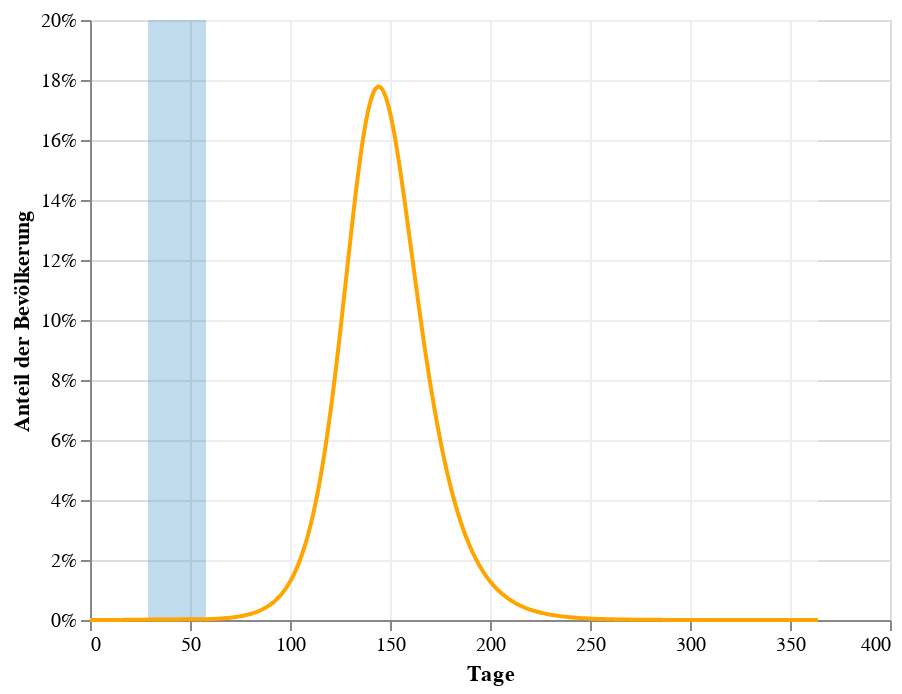
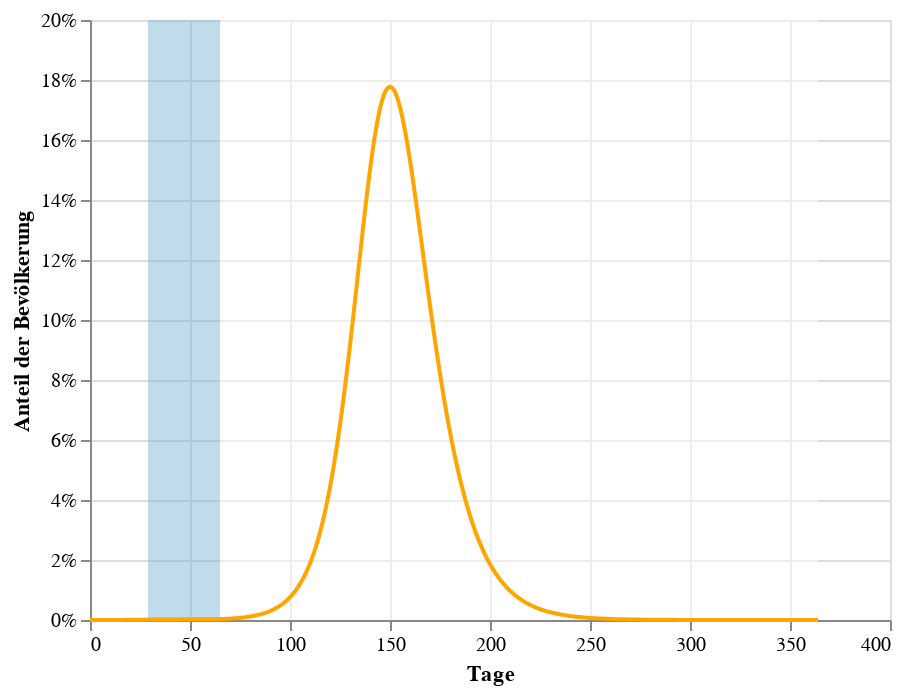
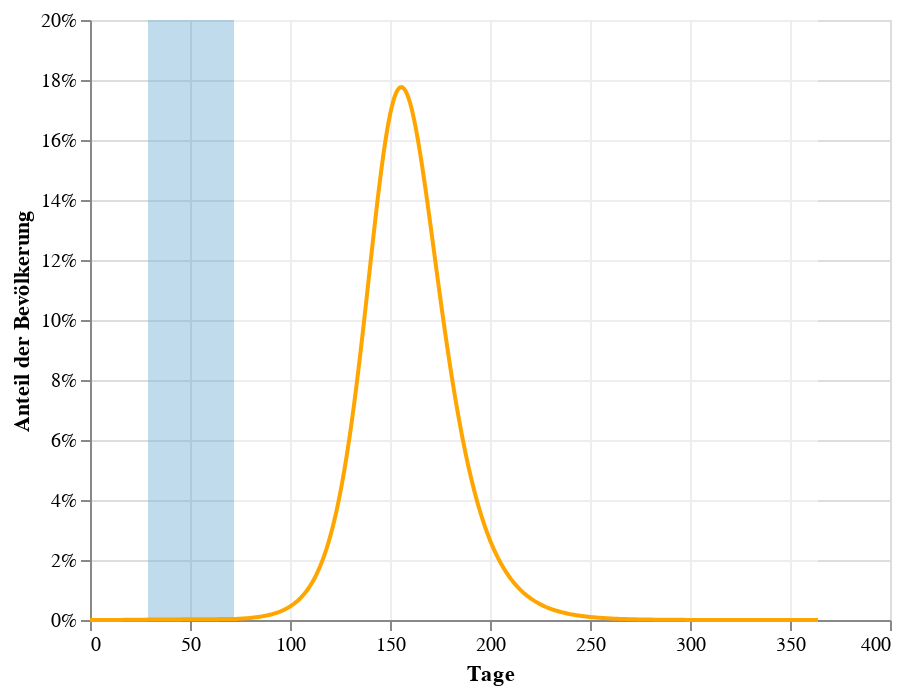
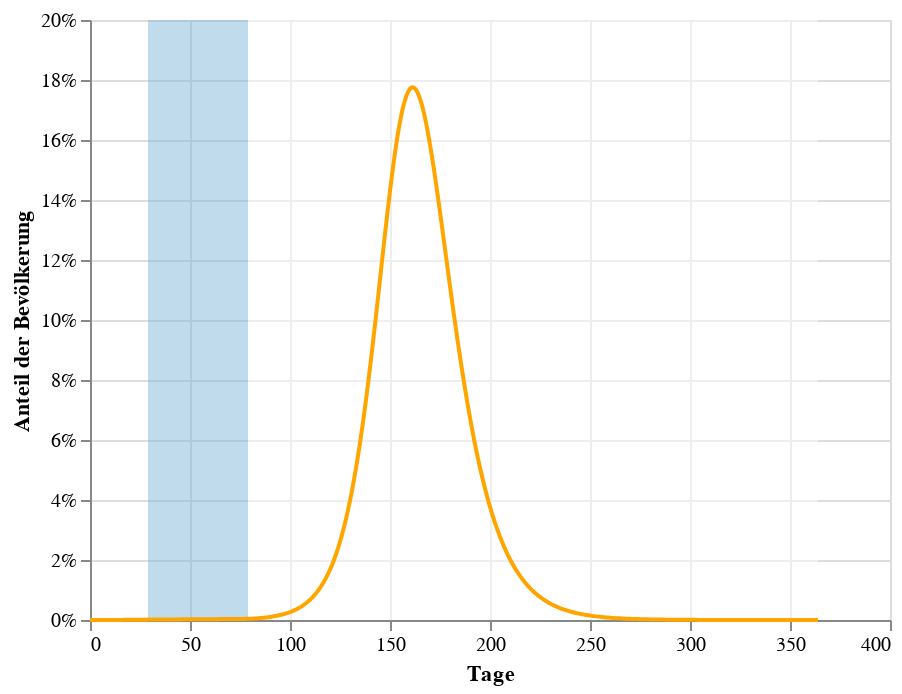

Source (notebook cell) for these figures, in order:
### Markdown cell above
# This is for increasing the timespan of intervention

### Code cell
for i in range(4,9,1):
# days after start after which action is effective
    action_taken_at_day = 30

    # how many days does the action last?
    action_duration = i*7

    # fraction of people seen during action 
    action_effectiveness = 50/100
    post_action_effectiveness =100/100
    #we reproject parameters to t
    action_taken_in_t = int(N_spacing_in_t / t_max * action_taken_at_day)
    action_duration_in_t = int(N_spacing_in_t / t_max * action_duration)

    #and we adjust the infection rate during the intervention
    R_action = R0*action_effectiveness # basic reproduction number during intervention
    eta_action = R0*rho*action_effectiveness # mean-field during intervention


    # nd we adjust infection rate after the intervention
    R_post_action = R0*post_action_effectiveness # basic reproduction number during intervention
    eta_post_action = R0*rho*post_action_effectiveness # mean-field during intervention


    # create vector of positions for those times
    result = np.zeros((4,len(t)))
    # initial values, before action
    I_0 = initial / N
    E_0 = 0 
    S_0 = 1 - I_0 # initially susceptible
    R_0 = 0

    # initial y-vector
    y0 = np.array([S_0,I_0,R_0,E_0])

    # initialize integrator
    r = ode(dxdt)

    # Runge-Kutta with step size control
    r.set_integrator('dopri5')

    # set initial values
    r.set_initial_value(y0,t_0)

    # set transmission rate and recovery rate
    r.set_f_params(eta,rho,epsilon)

    # loop through all demanded time points until action is taken
    for it, t_ in enumerate(t[:action_taken_in_t]):

        # get result of ODE integration
        y = r.integrate(t_)
        # write result to result vector

        result[:,it] = y
    # setup second model with adjusted parameters (start of action)
    S_1, I_1, R_1, E_1 = result[:,action_taken_in_t - 1]

    # initial y-vector when action is taken
    y1 = np.array([S_1,I_1,R_1,E_1])

    # initialize integrator
    r = ode(dxdt)

    # Runge-Kutta with step size control
    r.set_integrator('dopri5')

    # set initial values
    r.set_initial_value(y1,t[action_taken_in_t-1])

    # set transmission rate and recovery rate, adjust R_0 according to our effectiveness
    r.set_f_params(eta_action,rho,epsilon)

    # loop through all demanded time points until action is taken
    for it, t_ in enumerate(t[action_taken_in_t:action_taken_in_t+action_duration_in_t], start=action_taken_in_t):
        # get result of ODE integration
        y = r.integrate(t_)
        # write result to result vector
        result[:,it] = y
    # setup third model and run it until t_max
    S_2, I_2, R_2, E_2 = result[:,action_taken_in_t + action_duration_in_t - 1]

    # initial y-vector
    y1 = np.array([S_2,I_2,R_2,E_2])

    # initialize integrator
    r = ode(dxdt)

    # Runge-Kutta with step size control
    r.set_integrator('dopri5')

    # set initial values
    r.set_initial_value(y1,t[action_taken_in_t + action_duration_in_t-1])

    # set transmission rate and recovery rate, adjust R_0 according to our effectiveness
    r.set_f_params(eta_post_action,rho,epsilon)

    # loop through all demanded time points until action is taken
    for it, t_ in enumerate(t[action_taken_in_t + action_duration_in_t:], start=action_taken_in_t + action_duration_in_t):

        # get result of ODE integration
        y = r.integrate(t_)

        # write result to result vector
        result[:,it] = y
    results_df=pd.DataFrame(result).transpose()
    results_df.columns=["Susceptible","Infected","Recovered","Exposed"]
    results_df=results_df.reset_index().rename(columns={"index":"Tage"})
    results_df
    results_df["time_during_action"]=0
    results_df["time_during_action"].loc[action_taken_at_day:(action_taken_at_day+action_duration)]=maxpoint
    results_df["time_after_action"]=0
    results_df["time_after_action"].loc[(action_taken_at_day+action_duration):]=maxpoint
    results_df
    #here we just transform the data to longform for altair to deal with it
    longform=pd.melt(results_df, id_vars=['Tage'], value_vars=['Susceptible',"Exposed",'Infected',"Recovered","time_during_action","time_after_action",],value_name='Anteil der Bevölkerung')
    longform
 

    #x,y,c = zip(*np.random.rand(30,3)*4-2)



    #Generate a color scale
    #cmap = matplotlib.cm.get_cmap('Spectral')

    #Select the color 75% of the way through the colorscale   
    rgba = cmap((1-action_effectiveness))

    val1=matplotlib.colors.to_hex(rgba)
    rgba = cmap((1-post_action_effectiveness))
    val2=matplotlib.colors.to_hex(rgba)
    chart1=alt.Chart(longform[longform["variable"].isin(["Infected"])]).mark_line(color='orange'
        ).encode(
        alt.X('Tage:Q'),
        alt.Y('Anteil der Bevölkerung:Q',scale=alt.Scale(
            domain=(0, maxpoint),
        ),axis=alt.Axis(format='%')),
        tooltip=['Tage', 'Anteil der Bevölkerung'])

    chart1
    chart2=alt.Chart(longform[longform["variable"].isin([ "time_after_action"])]).mark_area(
        interpolate='step-after',color=val2, opacity=0.5).encode(
        alt.X('Tage:Q'),
        alt.Y('Anteil der Bevölkerung:Q',scale=alt.Scale(
            domain=(0, maxpoint),
        ),axis=alt.Axis(format='%'))
    )


    chart2
    chart3=alt.Chart(longform[longform["variable"].isin([ "time_during_action"])]).mark_area(
        interpolate='step-before',
        color=val1,opacity=0.5).encode(
        alt.X('Tage:Q'),
        alt.Y('Anteil der Bevölkerung:Q',scale=alt.Scale(
            domain=(0, maxpoint),
        ),axis=alt.Axis(format='%'))
        )


    baked=chart3+chart2+chart1
    baked.display()
    baked.save("../Viz/duration_of_intervention/"+str(i)+'.svg')

### Figure 1 — Vega-Lite specification as saved in the notebook (floating-point values rounded to 4 significant figures; data arrays with more than 128 entries replaced by an {"elided": "..."} marker saying what was removed)
{"config": {"view": {"continuousWidth": 400, "continuousHeight": 300}}, "layer": [{"data": {"name": "data-87e69249770f845e4d5736e5eada859e"}, "mark": {"type": "area", "color": "#82b7d7", "interpolate": "step-before", "opacity": 0.5}, "encoding": {"x": {"type": "quantitative", "field": "Tage"}, "y": {"type": "quantitative", "axis": {"format": "%"}, "field": "Anteil der Bevölkerung", "scale": {"domain": [0, 0.2]}}}}, {"data": {"name": "data-41faacc4c2caf0958bf219716d793a51"}, "mark": {"type": "area", "color": "#ffffff", "interpolate": "step-after", "opacity": 0.5}, "encoding": {"x": {"type": "quantitative", "field": "Tage"}, "y": {"type": "quantitative", "axis": {"format": "%"}, "field": "Anteil der Bevölkerung", "scale": {"domain": [0, 0.2]}}}}, {"data": {"name": "data-9f33b8cbcb7208cd9eccd1ee77e5b6c5"}, "mark": {"type": "line", "color": "orange"}, "encoding": {"tooltip": [{"type": "quantitative", "field": "Tage"}, {"type": "quantitative", "field": "Anteil der Bevölkerung"}], "x": {"type": "quantitative", "field": "Tage"}, "y": {"type": "quantitative", "axis": {"format": "%"}, "field": "Anteil der Bevölkerung", "scale": {"domain": [0, 0.2]}}}}], "$schema": "https://vega.github.io/schema/vega-lite/v4.0.0.json", "datasets": {"data-87e69249770f845e4d5736e5eada859e": {"elided": "365 records"}, "data-41faacc4c2caf0958bf219716d793a51": {"elided": "365 records"}, "data-9f33b8cbcb7208cd9eccd1ee77e5b6c5": {"elided": "365 records"}}}

### Figure 2 — Vega-Lite specification as saved in the notebook (floating-point values rounded to 4 significant figures; data arrays with more than 128 entries replaced by an {"elided": "..."} marker saying what was removed)
{"config": {"view": {"continuousWidth": 400, "continuousHeight": 300}}, "layer": [{"data": {"name": "data-a5c9115dbbc98716b7bc49feacddec22"}, "mark": {"type": "area", "color": "#82b7d7", "interpolate": "step-before", "opacity": 0.5}, "encoding": {"x": {"type": "quantitative", "field": "Tage"}, "y": {"type": "quantitative", "axis": {"format": "%"}, "field": "Anteil der Bevölkerung", "scale": {"domain": [0, 0.2]}}}}, {"data": {"name": "data-c11a5ada6b31bfc86adeb0076a43d73a"}, "mark": {"type": "area", "color": "#ffffff", "interpolate": "step-after", "opacity": 0.5}, "encoding": {"x": {"type": "quantitative", "field": "Tage"}, "y": {"type": "quantitative", "axis": {"format": "%"}, "field": "Anteil der Bevölkerung", "scale": {"domain": [0, 0.2]}}}}, {"data": {"name": "data-186b524d178f89f60d4f8b7ca8a400a0"}, "mark": {"type": "line", "color": "orange"}, "encoding": {"tooltip": [{"type": "quantitative", "field": "Tage"}, {"type": "quantitative", "field": "Anteil der Bevölkerung"}], "x": {"type": "quantitative", "field": "Tage"}, "y": {"type": "quantitative", "axis": {"format": "%"}, "field": "Anteil der Bevölkerung", "scale": {"domain": [0, 0.2]}}}}], "$schema": "https://vega.github.io/schema/vega-lite/v4.0.0.json", "datasets": {"data-a5c9115dbbc98716b7bc49feacddec22": {"elided": "365 records"}, "data-c11a5ada6b31bfc86adeb0076a43d73a": {"elided": "365 records"}, "data-186b524d178f89f60d4f8b7ca8a400a0": {"elided": "365 records"}}}

### Figure 3 — Vega-Lite specification as saved in the notebook (floating-point values rounded to 4 significant figures; data arrays with more than 128 entries replaced by an {"elided": "..."} marker saying what was removed)
{"config": {"view": {"continuousWidth": 400, "continuousHeight": 300}}, "layer": [{"data": {"name": "data-95169e43a8581a8437de32f3645da25c"}, "mark": {"type": "area", "color": "#82b7d7", "interpolate": "step-before", "opacity": 0.5}, "encoding": {"x": {"type": "quantitative", "field": "Tage"}, "y": {"type": "quantitative", "axis": {"format": "%"}, "field": "Anteil der Bevölkerung", "scale": {"domain": [0, 0.2]}}}}, {"data": {"name": "data-8a3259cb425f2ca1a477ee1f45dc6536"}, "mark": {"type": "area", "color": "#ffffff", "interpolate": "step-after", "opacity": 0.5}, "encoding": {"x": {"type": "quantitative", "field": "Tage"}, "y": {"type": "quantitative", "axis": {"format": "%"}, "field": "Anteil der Bevölkerung", "scale": {"domain": [0, 0.2]}}}}, {"data": {"name": "data-a2a3b12e8026d0b74e625b16d9cc5230"}, "mark": {"type": "line", "color": "orange"}, "encoding": {"tooltip": [{"type": "quantitative", "field": "Tage"}, {"type": "quantitative", "field": "Anteil der Bevölkerung"}], "x": {"type": "quantitative", "field": "Tage"}, "y": {"type": "quantitative", "axis": {"format": "%"}, "field": "Anteil der Bevölkerung", "scale": {"domain": [0, 0.2]}}}}], "$schema": "https://vega.github.io/schema/vega-lite/v4.0.0.json", "datasets": {"data-95169e43a8581a8437de32f3645da25c": {"elided": "365 records"}, "data-8a3259cb425f2ca1a477ee1f45dc6536": {"elided": "365 records"}, "data-a2a3b12e8026d0b74e625b16d9cc5230": {"elided": "365 records"}}}

### Figure 4 — Vega-Lite specification as saved in the notebook (floating-point values rounded to 4 significant figures; data arrays with more than 128 entries replaced by an {"elided": "..."} marker saying what was removed)
{"config": {"view": {"continuousWidth": 400, "continuousHeight": 300}}, "layer": [{"data": {"name": "data-27143ce4ca57ece74a3f3282d5f1d151"}, "mark": {"type": "area", "color": "#82b7d7", "interpolate": "step-before", "opacity": 0.5}, "encoding": {"x": {"type": "quantitative", "field": "Tage"}, "y": {"type": "quantitative", "axis": {"format": "%"}, "field": "Anteil der Bevölkerung", "scale": {"domain": [0, 0.2]}}}}, {"data": {"name": "data-35bd8abe3d7031dac2f97a87f7457512"}, "mark": {"type": "area", "color": "#ffffff", "interpolate": "step-after", "opacity": 0.5}, "encoding": {"x": {"type": "quantitative", "field": "Tage"}, "y": {"type": "quantitative", "axis": {"format": "%"}, "field": "Anteil der Bevölkerung", "scale": {"domain": [0, 0.2]}}}}, {"data": {"name": "data-4497beb4d18504046308ba592757eca8"}, "mark": {"type": "line", "color": "orange"}, "encoding": {"tooltip": [{"type": "quantitative", "field": "Tage"}, {"type": "quantitative", "field": "Anteil der Bevölkerung"}], "x": {"type": "quantitative", "field": "Tage"}, "y": {"type": "quantitative", "axis": {"format": "%"}, "field": "Anteil der Bevölkerung", "scale": {"domain": [0, 0.2]}}}}], "$schema": "https://vega.github.io/schema/vega-lite/v4.0.0.json", "datasets": {"data-27143ce4ca57ece74a3f3282d5f1d151": {"elided": "365 records"}, "data-35bd8abe3d7031dac2f97a87f7457512": {"elided": "365 records"}, "data-4497beb4d18504046308ba592757eca8": {"elided": "365 records"}}}
